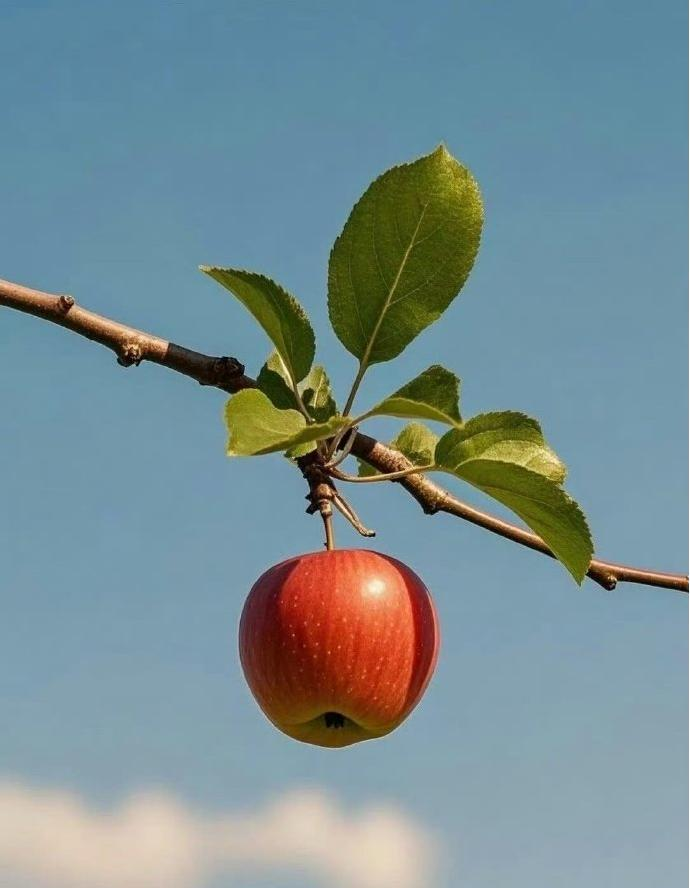
#> input picture 高职课件/计算机视觉/2 项目2：基于场景的图像处理基础/1.jpg, 690 x 888 px
$ jupyter execute '2.1 数字图像基本概念.ipynb'
#> lines starting #> are read from the running program, lines starting #| are printed output that depends on the picture
# 数字图像基本概念

## 1. 图片的本质：数字的集合

我们每天用手机拍照、看电脑屏幕，这些彩色的、栩栩如生的图片，在计算机里究竟是什么样子呢？它们不是真的“画”，而是一串串“数字”！
*   **像素 (Pixel)**：
    *   **概念**：图片就像由无数个小方块拼成的马赛克。每一个这样的小方块，
        我们称之为“像素”(Pixel)，是图像的最小单位。
    *   **可视化**：当图片被放大很多倍时，你就会看到这些小方块，每个小方块都只有一种纯色。


<div class='insertContainerBox column'>
<div class='insertItem' align=center></div>
</div>

比如上面这个爱心图，我们能很清晰的数出来大致是由多少个像素块组成的，并且每一个像素块都只有一种颜色。

如果像素块变小到我们肉眼几乎无法识别的程度，多个像素块就会组成一个图片。

## 2. 像素矩阵：图片如何排列

这些小像素点并不是随意排列的，它们像棋盘一样，整齐地排列成一个“矩阵”（或者叫网格）。每一行、每一列都有对应的位置，就像坐标系一样。

<div class='insertContainerBox column'>
<div class='insertItem' align=center></div>
</div>

上面图片，第 6 列第 9 行是什么颜色呢？

每一个小方框都有对应的颜色，他们整齐的排列，组成了一张简单的图片。

 **思考**：图片的分辨率（比如1920x1080）代表了什么？

分辨率是指数字图像中**像素点的数量**，通常用“宽度 × 高度”来表示。例如，一张1920x1080像素的图片意味着它在水平方向上有1920个像素，垂直方向上有1080个像素。分辨率越高，图像包含的像素点越多，细节就越丰富，图像也就越清晰。

## 3. 颜色模式：像素的色彩密码 (以 RGB 为例)

一个像素为什么能显示出各种各样的颜色呢？
*   **RGB 模式**：
    *   **概念**：最常见的颜色模式是 RGB，它代表红（Red）、绿（Green）、蓝（Blue）三原色。
        就像我们小时候学过的三原色光一样，通过不同比例的红、绿、蓝光混合，就可以创造出
        几乎所有的颜色。
    *   **数值表示**：每个像素的颜色，就是由这三种颜色的亮度值组成的。
        每个颜色通道（R、G、B）通常用0到255的数字表示，0表示该颜色最暗（没有），
        255表示该颜色最亮（最大）。
    *   **举例**：
        *   (255, 0, 0) 表示纯红色。
        *   (0, 255, 0) 表示纯绿色。
        *   (0, 0, 255) 表示纯蓝色。
        *   (0, 0, 0) 表示黑色（没有光）。
        *   (255, 255, 255) 表示白色（所有光混合）。
        *   (128, 0, 128) 表示紫色（红色和蓝色中等亮度混合）。
    *   **可视化**：

        ```mermaid
        flowchart TD
            subgraph 原色光
                R[红光]
                G[绿光]
                B[蓝光]
            end

            R -- 混合 --> RG[红绿混合]
            G -- 混合 --> RG
            RG --> Y[黄光]

            R -- 混合 --> RB[红蓝混合]
            B -- 混合 --> RB
            RB --> M[紫光]

            G -- 混合 --> GB[绿蓝混合]
            B -- 混合 --> GB
            GB --> C[青光]

            R & G & B -- 混合 --> W[白光]

            style R fill:#FF0000,stroke:#333,stroke-width:2px;
            style G fill:#00FF00,stroke:#333,stroke-width:2px;
            style B fill:#0000FF,stroke:#333,stroke-width:2px;
            style Y fill:#FFFF00,stroke:#333,stroke-width:2px;
            style M fill:#FF00FF,stroke:#333,stroke-width:2px;
            style C fill:#00FFFF,stroke:#333,stroke-width:2px;
            style W fill:#FFFFFF,stroke:#333,stroke-width:2px;
        ```

        **图表说明:**
        - 展示红绿蓝三原色光混合过程，以及它们如何生成次生色和白光。
    *   通过代码演示将图片分离成R、G、B三个通道的灰度图，直观感受每个通道对原图颜色的贡献。

*   **互动**：
    *   “问答”：你觉得(255, 255, 0)会是什么颜色？

提示：黄色

接下来我们使用 Python 代码来理解一下 RGB。

### 3.1 加载并显示一张图像
我们将使用示例图片为一张苹果照片，他已经放在了我们的文件夹中，直接加载就行。

[cell 1]
from PIL import Image
import os
from IPython.display import display
import warnings
warnings.filterwarnings("ignore") # 忽略一些不必要的警告


image_path = './1.jpg'

# 检查文件是否存在
if not os.path.exists(image_path):
    print(f"错误：图片文件 '{image_path}' 不存在。请检查路径或使用您自己的图片路径。")
else:
    # 加载图像
    img = Image.open(image_path)
#> img is the input picture: PIL image 690x888 RGB; mean R, G, B 119.6, 141.6, 146.6

    # 显示图像
    print("原始图片：")
    display(img)

    print(f"\n图片成功加载并显示。")

### 3.2 像素点操作：获取特定像素的 RGB 值

我们将获取图片左上角 (0,0) 位置的像素颜色值。

[cell 2]
width, height = img.size
#> width = 690; height = 888
# 获取 (0,0) 坐标的像素值
# 注意：图像坐标系通常以左上角为 (0,0)，x轴向右，y轴向下
pixel_rgb = img.getpixel((0, 0))
#> pixel_rgb = (83, 132, 164)
print(f"\n图片左上角 (0,0) 像素的 RGB 值: {pixel_rgb}")
#| 图片左上角 (0,0) 像素的 RGB 值: (83, 132, 164)

# 如果图片模式不是RGB（例如是灰度图'L'），getpixel会返回一个整数
if isinstance(pixel_rgb, int):
    print(f"该图片是灰度图，像素值为亮度值。")
else:
    # 进一步解析 RGB 值
    r, g, b = pixel_rgb
#> r = 83; g = 132; b = 164
    print(f"R (红色) 分量: {r}")
#| R (红色) 分量: 83
    print(f"G (绿色) 分量: {g}")
#| G (绿色) 分量: 132
    print(f"B (蓝色) 分量: {b}")
#| B (蓝色) 分量: 164

# 尝试获取图片中心点像素的 RGB 值
center_x = width // 2
#> center_x = 345
center_y = height // 2
#> center_y = 444
center_pixel_rgb = img.getpixel((center_x, center_y))
#> center_pixel_rgb = (58, 52, 38)
print(f"\n图片中心 ({center_x},{center_y}) 像素的 RGB 值: {center_pixel_rgb}")
#| 图片中心 (345,444) 像素的 RGB 值: (58, 52, 38)

### 3.3 颜色通道分离与可视化

我们将把一张 RGB 图像分离成红、绿、蓝三个通道的灰度图，帮助理解每个通道对最终颜色的贡献。

[cell 3]
from PIL import Image
import matplotlib.pyplot as plt

# 确保图片是RGB模式
if img.mode != 'RGB':
    img = img.convert('RGB')

# 分离通道并转换为灰度图
r_channel = img.split()[0].convert('L')
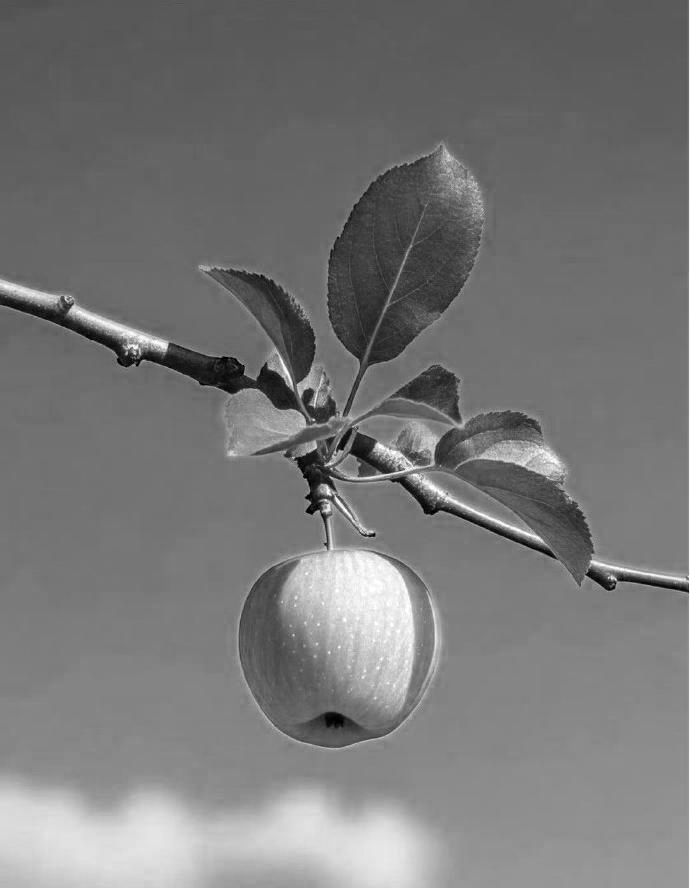
#> r_channel: PIL image 690x888 L; min 0, max 255, mean 119.6
g_channel = img.split()[1].convert('L')
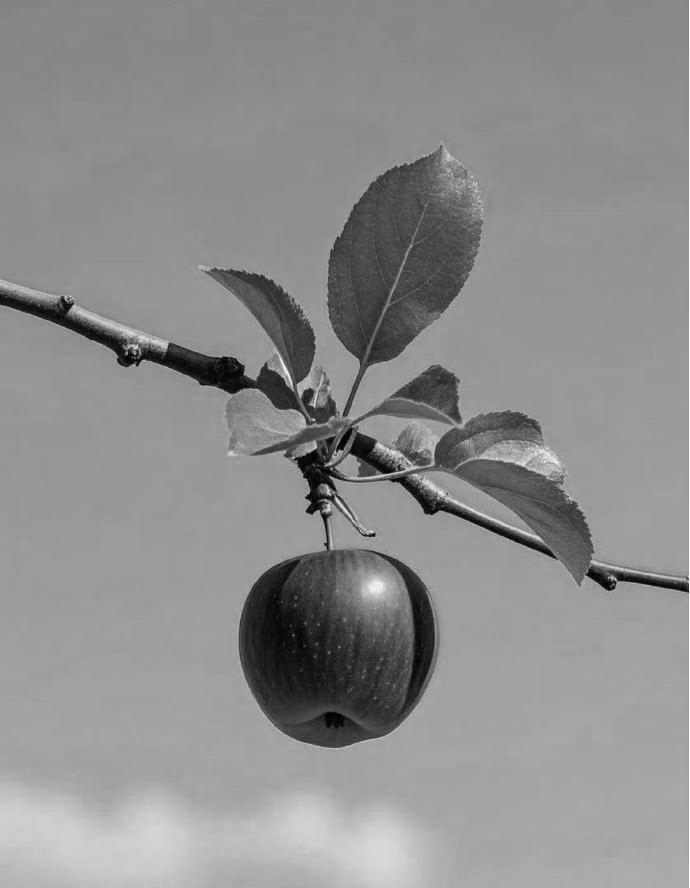
#> g_channel: PIL image 690x888 L; min 0, max 255, mean 141.6
b_channel = img.split()[2].convert('L')
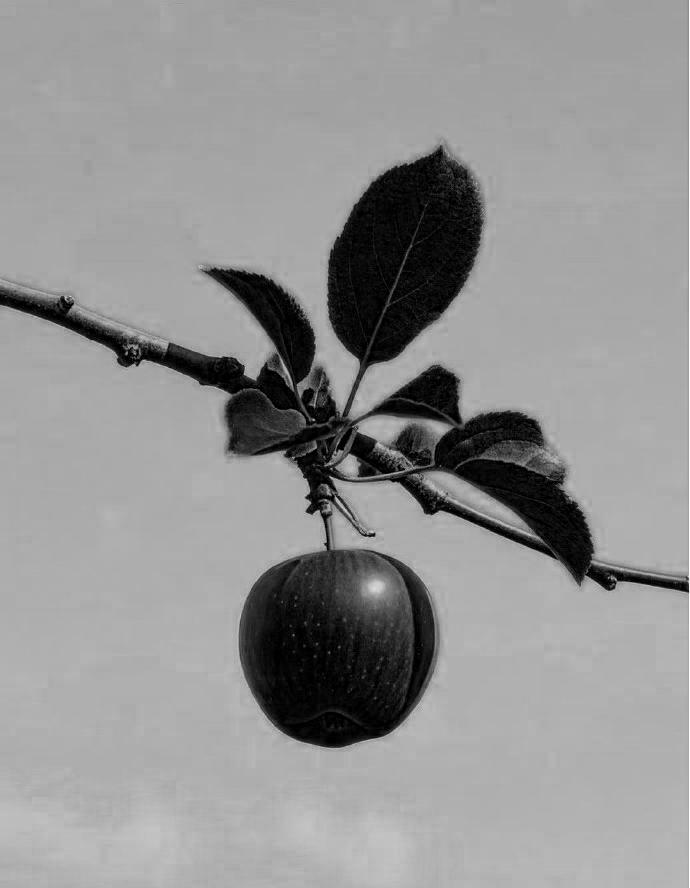
#> b_channel: PIL image 690x888 L; min 0, max 255, mean 146.6

# 使用matplotlib展示图像
plt.figure(figsize=(15, 5))
#> (this line was passed over: IPython is not available in this run)

plt.subplot(1, 4, 1)
#> (this line was passed over: IPython is not available in this run)
plt.imshow(r_channel, cmap='gray')
#> (this line was passed over: IPython is not available in this run)
plt.title('Red Channel (Grayscale)')
#> (this line was passed over: IPython is not available in this run)
plt.axis('off')
#> (this line was passed over: IPython is not available in this run)

plt.subplot(1, 4, 2)
#> (this line was passed over: IPython is not available in this run)
plt.imshow(g_channel, cmap='gray')
#> (this line was passed over: IPython is not available in this run)
plt.title('Green Channel (Grayscale)')
plt.axis('off')

plt.subplot(1, 4, 3)
plt.imshow(b_channel, cmap='gray')
plt.title('Blue Channel (Grayscale)')
plt.axis('off')

plt.subplot(1, 4, 4)
plt.imshow(img.convert('L'), cmap='gray')
plt.title('Original Image (Grayscale)')
plt.axis('off')

plt.show()

$ run again, with 高职课件/计算机视觉/2 项目2：基于场景的图像处理基础/2.jpeg copied over 高职课件/计算机视觉/2 项目2：基于场景的图像处理基础/1.jpg
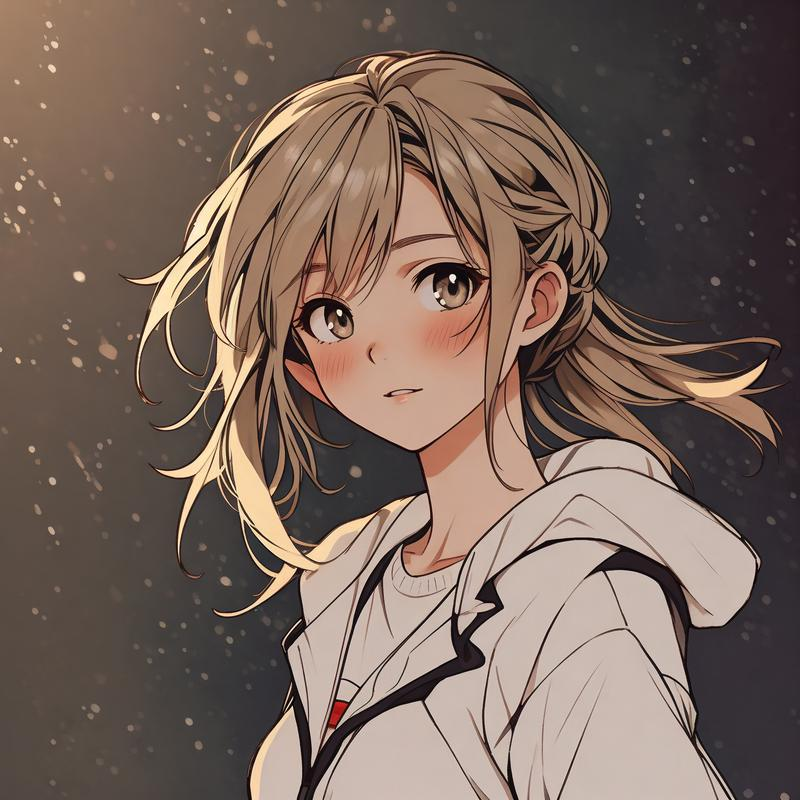
#> input picture 高职课件/计算机视觉/2 项目2：基于场景的图像处理基础/2.jpeg, 800 x 800 px
#> img is the input picture: PIL image 800x800 RGB; mean R, G, B 119.2, 100.5, 90.9
#> pixel_rgb = (168, 132, 106)
#| 图片左上角 (0,0) 像素的 RGB 值: (168, 132, 106)
#> r = 168; g = 132; b = 106
#| R (红色) 分量: 168
#| G (绿色) 分量: 132
#| B (蓝色) 分量: 106
#> center_pixel_rgb = (207, 144, 126)
#| 图片中心 (400,400) 像素的 RGB 值: (207, 144, 126)
#> `r_channel = img.split()[0].convert('L')`:
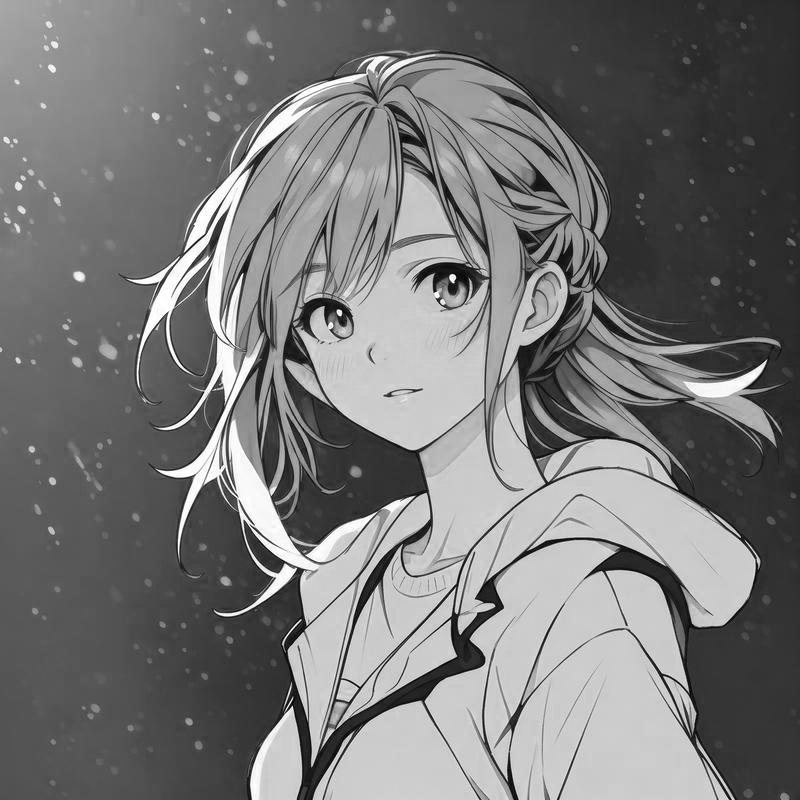
#> r_channel: PIL image 800x800 L; min 0, max 255, mean 119.2
#> `b_channel = img.split()[2].convert('L')`:
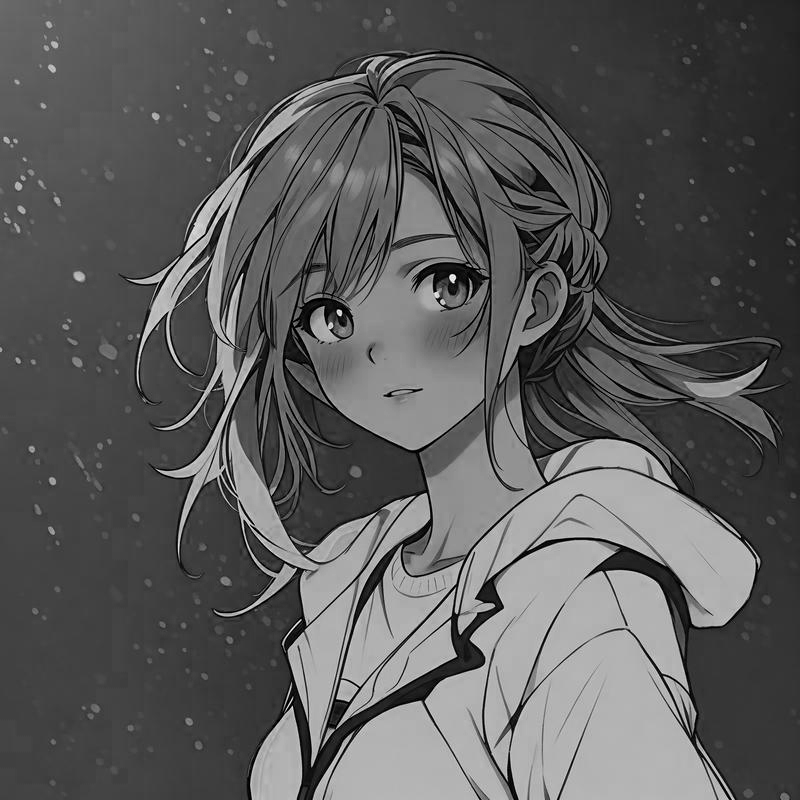
#> b_channel: PIL image 800x800 L; min 0, max 250, mean 90.9
